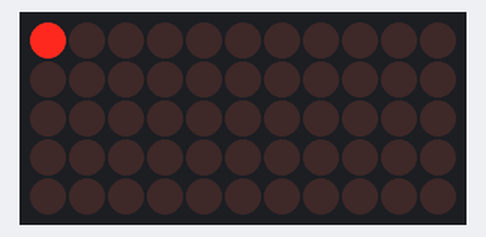
Recording of a program running on a simulated Raspberry Pi (BCM pin numbers) with a Scroll pHAT. Shown: 11×5 LED matrix.

Above: at 0.01 s.
At 0.73 s:
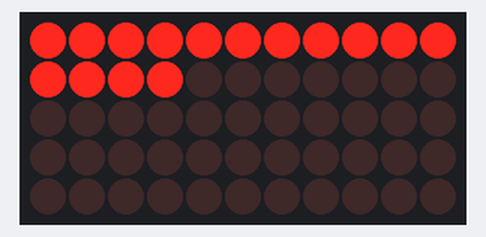
At 1.55 s:
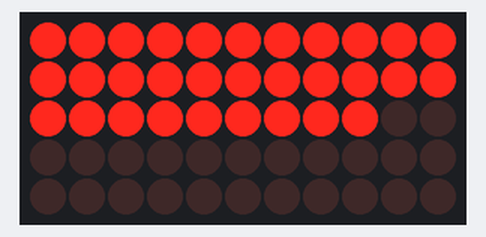
At 3.09 s:
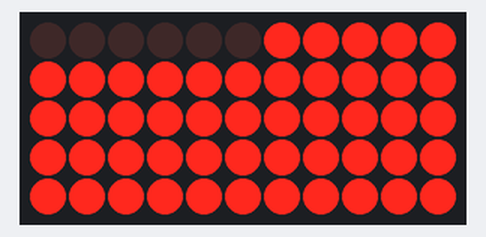
At 4.63 s:
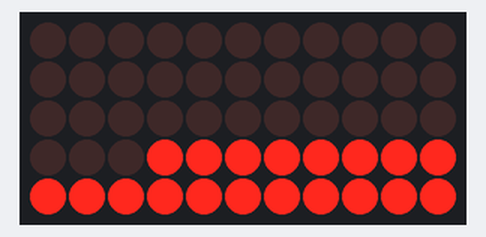
At 6.18 s:
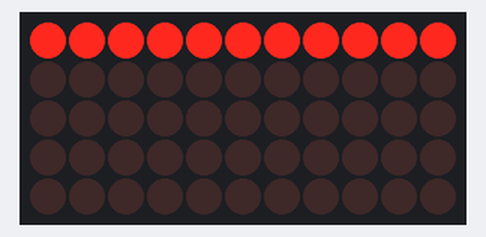

The program:

progress.py
```python
#!/usr/bin/env python

import math
import time
import scrollphat
import sys

def millis():
    return int(round(time.time() * 1000))

scrollphat.set_brightness(1)

def clear(pause):
    for y in range(5):
        for x in range(11):
            scrollphat.set_pixel(x,y,0)
            scrollphat.update()
            time.sleep(pause)

def paint(pause):
    for y in range(5):
        for x in range(11):
            scrollphat.set_pixel(x,y,1)
            scrollphat.update()
            time.sleep(pause)

while(True):
    try:
        pause_time = 0.05
        paint(pause_time)
        clear(pause_time)
    except KeyboardInterrupt:
        scrollphat.clear()
        sys.exit(-1)
```

Measured:
- by itself, everything shown: repeats every 5.7 s, in 110 steps
